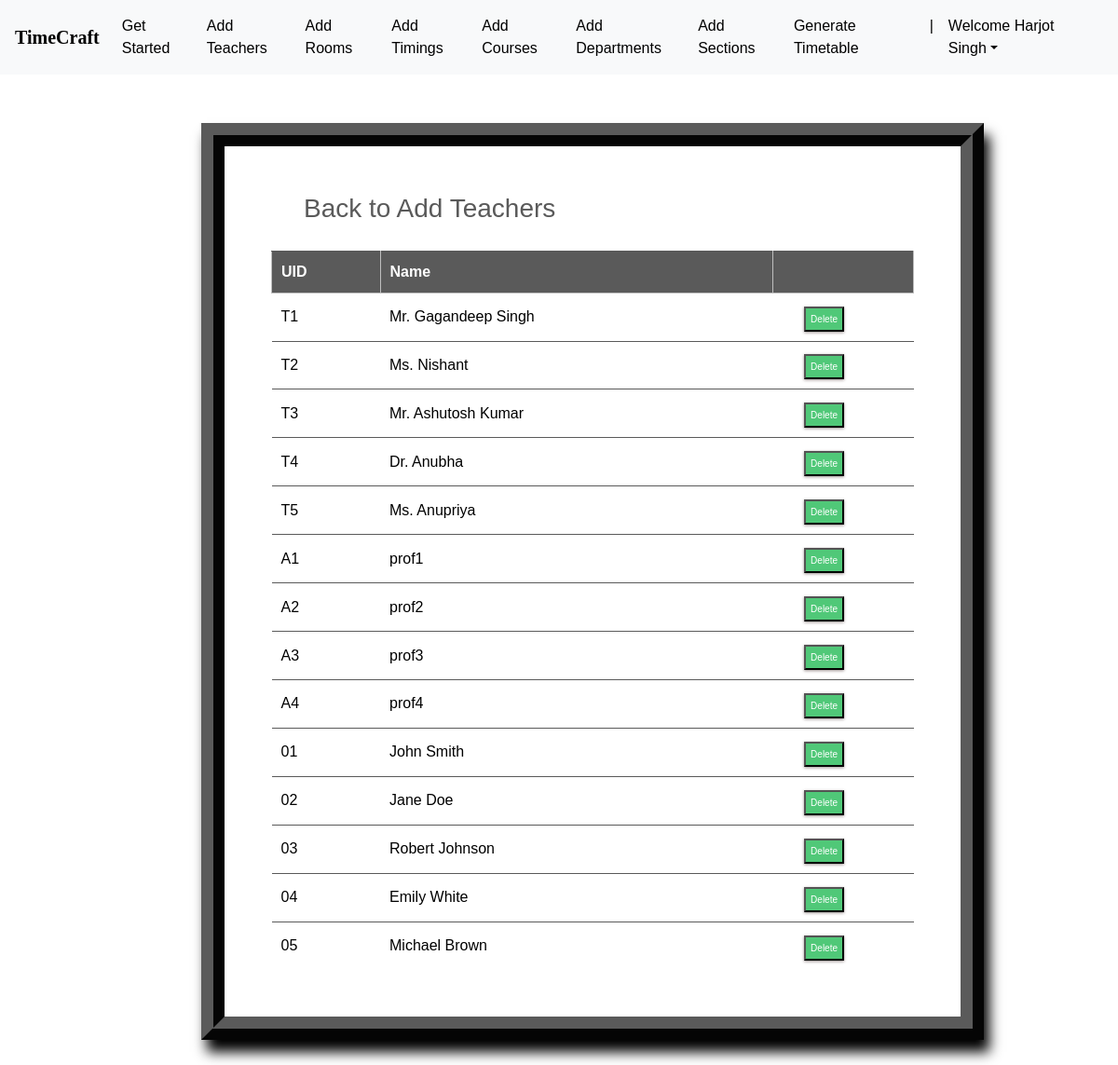
Page /teachers_list/ (signed in) on the committed database.
### ttgen/models.py (models this page shows, shortened)
class Instructor(models.Model):
    uid = models.CharField(max_length=6)
    name = models.CharField(max_length=25)

### ttgen/views.py (the view)
# urls.py: path('teachers_list/', views.inst_list_view , name='editinstructor'),
@login_required
def inst_list_view(request):
    context = {
        'instructors': Instructor.objects.all()
    }
    return render(request, 'inslist.html', context)

### templates/inslist.html (shortened to what this page needs)
<!DOCTYPE html>
<html lang="en">
<head>
	<link rel="stylesheet" href="https://maxcdn.bootstrapcdn.com/bootstrap/4.0.0/css/bootstrap.min.css">
    <link rel="stylesheet" type="text/css" href="static/css/index.css">
</head>
<body>
        <header>
			<nav class="navbar navbar-expand-md navbar-dark fixed-top bg-light">
                <a class="navbar-brand" href="#" style="color: black; "><b>TimeCraft</b></a>
                <div class="collapse navbar-collapse" id="navbarCollapse">
                    <ul class="navbar-nav ml-auto">
                    <li class="nav-item">
                        <a class="nav-link" href="{% url 'admindash' %}" style="color: black; ">Get Started</a>
                    </li>
                    <li class="nav-item active">
                        <a class="nav-link" href="{% url 'addInstructors' %}" style="color: black; ">Add Teachers</a>
                    </li>
                    <li class="nav-item">
                        <a class="nav-link" href="{% url 'addRooms' %}" style="color: black; ">Add Rooms</a>
                    </li>
                    <li class="nav-item">
		                <a class="nav-link" href="{% url 'addTimings' %}" style="color: black; ">Add Timings</a>
		            </li>
                    <li class="nav-item">
                        <a class="nav-link" href="{% url 'addCourses' %}" style="color: black; ">Add Courses</a>
                    </li>
                    <li class="nav-item">
			            <a class="nav-link" href="{% url 'addDepts' %}" style="color: black; ">Add Departments</a>
		            </li>
                    <li class="nav-item">
			            <a class="nav-link" href="{% url 'addSections' %}" style="color: black; ">Add Sections</a>
		            </li>
                    <li class="nav-item">
			            <a class="nav-link" href="{% url 'generate' %}" style="color: black; ">Generate Timetable</a>
		            </li>
                    <li class="nav-item active">
			            <a class="nav-link"  style="color: black ;">|</a>
		            </li>
                    <li class="nav-item dropdown">
		                <a class="nav-link dropdown-toggle" href="#" id="dropdown03" data-toggle="dropdown" aria-haspopup="true" aria-expanded="false"  style="color: black ;">Welcome {{ user.first_name }}</a>
		            </li>
                    </ul>
                </div>
            </nav>
        </header><br><br>
        {% block content %}
        {% load static %}
<fieldset class="fieldset">
    <a href="{% url 'addInstructors'%}"><h1 class="tablink" onclick="openPage('new')" id="defaultOpen">Back to Add Teachers</h1></a>
    <div class="tabcontent" id="edit">
        <table class="table1">
            <thead>
            <tr class="table-headers">
            <th>UID</th>
            <th>Name</th>
            <th  class="empty"></th>
            </tr>
            </thead>
            <tbody>
            {% for inst in instructors %}
            <tr>
             <td>{{inst.uid}}</td>
             <td>{{inst.name}}</td>
             <td class="empty">
                <form action="{% url 'deleteinstructor' inst.id %}" method="post">
                        <input type="submit" value="Delete" class="cross" style="color:#ffffff; background-color:#50C878;" >
                </form>
             </td>
             </tr>
            {% endfor %}
            </tbody>
        </table>
    </div>
</fieldset>
{% endblock %}

### static/css/index.css (style rules this page uses)
body { padding-top: 3rem; padding-bottom: 3rem; color: #000000; font-family: 'Poppins', sans-serif; overflow-x: hidden; }
nav { font-family: sans-serif; }

### templates/inslist.html (style rules this page uses)
nav { font-family: sans-serif; }
.navbar-brand { font-size: 20px; font-family: Georgia, 'Times New Roman', Times, serif; }
* { margin: 0; padding: 0; box-sizing: border-box; }
html { scroll-behavior: smooth; }
a { text-decoration:none; }
form { margin-top: 3%; margin-left: 18%; margin-right: 12%; }
fieldset h1 { color: #5a5a5a; padding-bottom: 20px; margin-left: 35px; display: inline-block; cursor: pointer; font-size: 28px; }
fieldset input { padding:8px; color: #938c8c }
.table2 td, th { border: 1px solid rgb(190,190,190); padding: 10px 20px; }
.table1 { width: 100%; border-collapse: collapse; text-align: left; overflow: hidden; }
.table1 td, th { border-top: 1px solid #5a5a5a; padding: 10px; }
.table1 th { background-color: #5a5a5a; color: #fff; }
.cross { font-size:10px; box-shadow: 0px 1px 3px 0px #9e9292; padding: 4px 5px; color: #fff; background-color: #5a5a5a; cursor: pointer; }
.fieldset { margin-top: 3%; margin-left: 18%; margin-right: 12%; padding: 50px; border-width: 25px; border-style: ridge; border-color: #5a5a5a; box-shadow: 6px 13px 13px 0px black; background-color: #fff; }
.nav-item a { color: black; text-decoration: none; transition: font-size 0.3s; }

### rows in the picture
Instructor: uid "T1", name "Mr. Gagandeep Singh"
Instructor: uid "T2", name "Ms. Nishant"
Instructor: uid "T3", name "Mr. Ashutosh Kumar"
Instructor: uid "T4", name "Dr. Anubha"
Instructor: uid "T5", name "Ms. Anupriya"
Instructor: uid "A1", name "prof1"
Instructor: uid "A2", name "prof2"
Instructor: uid "A3", name "prof3"
Instructor: uid "A4", name "prof4"
Instructor: uid "01", name "John Smith"
Instructor: uid "02", name "Jane Doe"
Instructor: uid "03", name "Robert Johnson"
Instructor: uid "04", name "Emily White"
Instructor: uid "05", name "Michael Brown"

### other values in the picture
{{ user.first_name }} "Harjot Singh"
